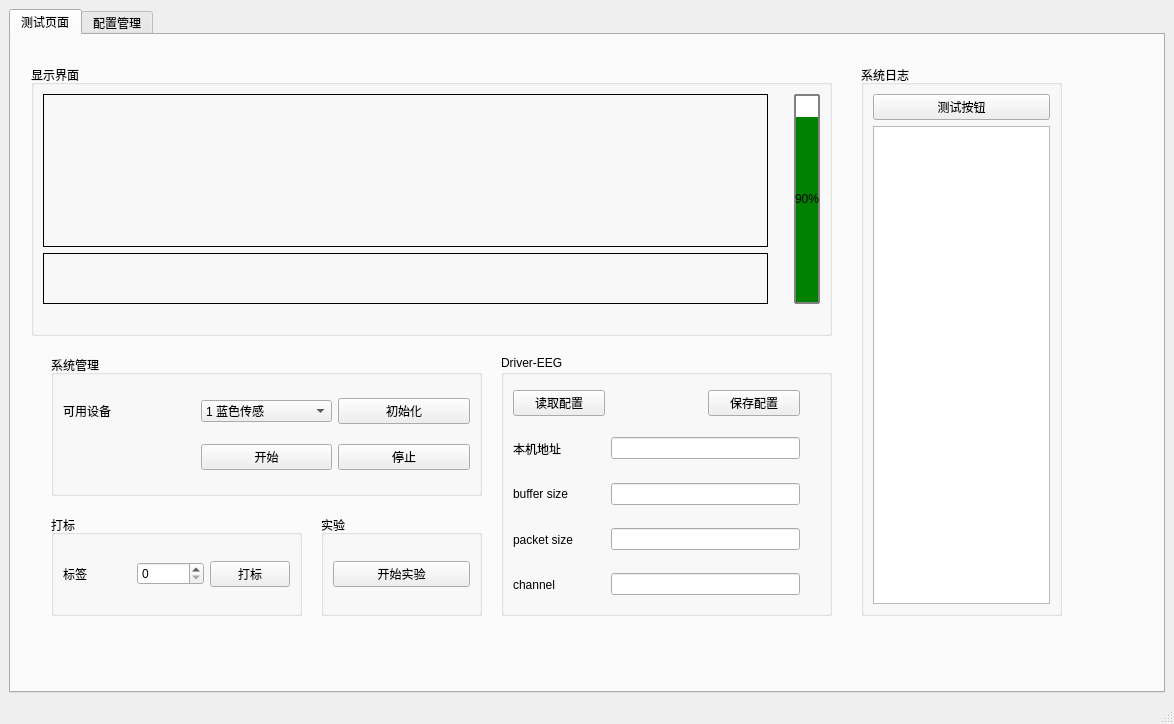
<?xml version="1.0" encoding="UTF-8"?>
<ui version="4.0">
 <class>MainWindow</class>
 <widget class="QMainWindow" name="MainWindow">
  <property name="geometry">
   <rect>
    <x>0</x>
    <y>0</y>
    <width>1174</width>
    <height>724</height>
   </rect>
  </property>
  <property name="windowTitle">
   <string>MainWindow</string>
  </property>
  <widget class="QWidget" name="centralwidget">
   <layout class="QGridLayout" name="gridLayout">
    <item row="0" column="0">
     <widget class="QTabWidget" name="tabWidget">
      <property name="currentIndex">
       <number>0</number>
      </property>
      <widget class="QWidget" name="tab">
       <attribute name="title">
        <string>测试页面</string>
       </attribute>
       <widget class="QGroupBox" name="groupBox">
        <property name="geometry">
         <rect>
          <x>40</x>
          <y>320</y>
          <width>431</width>
          <height>141</height>
         </rect>
        </property>
        <property name="title">
         <string>系统管理</string>
        </property>
        <layout class="QGridLayout" name="gridLayout_7">
         <item row="0" column="0">
          <widget class="QLabel" name="label">
           <property name="text">
            <string>可用设备</string>
           </property>
          </widget>
         </item>
         <item row="0" column="1">
          <widget class="QComboBox" name="p1_comboBox_driver">
           <item>
            <property name="text">
             <string>1 蓝色传感</string>
            </property>
           </item>
          </widget>
         </item>
         <item row="0" column="2">
          <widget class="QPushButton" name="p1_pushButton_init">
           <property name="text">
            <string>初始化</string>
           </property>
          </widget>
         </item>
         <item row="1" column="1">
          <widget class="QPushButton" name="p1_pushButton_start">
           <property name="text">
            <string>开始</string>
           </property>
          </widget>
         </item>
         <item row="1" column="2">
          <widget class="QPushButton" name="p1_pushButton_stop">
           <property name="text">
            <string>停止</string>
           </property>
          </widget>
         </item>
        </layout>
       </widget>
       <widget class="QGroupBox" name="groupBox_2">
        <property name="geometry">
         <rect>
          <x>850</x>
          <y>30</y>
          <width>201</width>
          <height>551</height>
         </rect>
        </property>
        <property name="title">
         <string>系统日志</string>
        </property>
        <layout class="QGridLayout" name="gridLayout_2">
         <item row="1" column="0">
          <widget class="QTextBrowser" name="p1_textBrowser_log"/>
         </item>
         <item row="0" column="0">
          <widget class="QPushButton" name="p1_pushButton_test">
           <property name="text">
            <string>测试按钮</string>
           </property>
          </widget>
         </item>
        </layout>
       </widget>
       <widget class="QGroupBox" name="groupBox_3">
        <property name="geometry">
         <rect>
          <x>20</x>
          <y>30</y>
          <width>801</width>
          <height>271</height>
         </rect>
        </property>
        <property name="title">
         <string>显示界面</string>
        </property>
        <layout class="QGridLayout" name="gridLayout_3" rowstretch="3,1,0">
         <item row="1" column="0">
          <widget class="QCustomPlot" name="p1_pustomplot_trigger" native="true">
           <property name="styleSheet">
            <string notr="true">border: 1px solid black;</string>
           </property>
          </widget>
         </item>
         <item row="2" column="0">
          <spacer name="horizontalSpacer">
           <property name="orientation">
            <enum>Qt::Horizontal</enum>
           </property>
           <property name="sizeHint" stdset="0">
            <size>
             <width>40</width>
             <height>20</height>
            </size>
           </property>
          </spacer>
         </item>
         <item row="0" column="0">
          <widget class="QCustomPlot" name="p1_pustomplot_raw" native="true">
           <property name="styleSheet">
            <string notr="true">border: 1px solid black;</string>
           </property>
          </widget>
         </item>
         <item row="0" column="1">
          <spacer name="verticalSpacer">
           <property name="orientation">
            <enum>Qt::Vertical</enum>
           </property>
           <property name="sizeHint" stdset="0">
            <size>
             <width>20</width>
             <height>150</height>
            </size>
           </property>
          </spacer>
         </item>
         <item row="1" column="1">
          <spacer name="verticalSpacer_2">
           <property name="orientation">
            <enum>Qt::Vertical</enum>
           </property>
           <property name="sizeHint" stdset="0">
            <size>
             <width>20</width>
             <height>48</height>
            </size>
           </property>
          </spacer>
         </item>
         <item row="0" column="2" rowspan="2">
          <widget class="QProgressBar" name="progressBar_battery">
           <property name="layoutDirection">
            <enum>Qt::LeftToRight</enum>
           </property>
           <property name="styleSheet">
            <string notr="true">
QProgressBar{
    border: 2px solid grey;
    border-radius: 1px;
    text-align: center
}

QProgressBar::chunk {
    background-color: green;
}
</string>
           </property>
           <property name="value">
            <number>90</number>
           </property>
           <property name="alignment">
            <set>Qt::AlignBottom|Qt::AlignJustify</set>
           </property>
           <property name="textVisible">
            <bool>true</bool>
           </property>
           <property name="orientation">
            <enum>Qt::Vertical</enum>
           </property>
           <property name="invertedAppearance">
            <bool>false</bool>
           </property>
           <property name="textDirection">
            <enum>QProgressBar::TopToBottom</enum>
           </property>
          </widget>
         </item>
        </layout>
       </widget>
       <widget class="QGroupBox" name="groupBox_p1_trigger">
        <property name="geometry">
         <rect>
          <x>40</x>
          <y>480</y>
          <width>251</width>
          <height>101</height>
         </rect>
        </property>
        <property name="title">
         <string>打标</string>
        </property>
        <layout class="QGridLayout" name="gridLayout_4">
         <item row="0" column="0">
          <widget class="QLabel" name="p1_label_host_2">
           <property name="text">
            <string>标签</string>
           </property>
          </widget>
         </item>
         <item row="0" column="1">
          <widget class="QSpinBox" name="p1_spinBox_trigger"/>
         </item>
         <item row="0" column="2">
          <widget class="QPushButton" name="p1_pushButton_trigger">
           <property name="text">
            <string>打标</string>
           </property>
          </widget>
         </item>
        </layout>
       </widget>
       <widget class="QGroupBox" name="groupBox_4">
        <property name="geometry">
         <rect>
          <x>310</x>
          <y>480</y>
          <width>161</width>
          <height>101</height>
         </rect>
        </property>
        <property name="title">
         <string>实验</string>
        </property>
        <layout class="QGridLayout" name="gridLayout_5">
         <item row="0" column="0">
          <widget class="QPushButton" name="p1_pushButton_exp">
           <property name="text">
            <string>开始实验</string>
           </property>
          </widget>
         </item>
        </layout>
       </widget>
       <widget class="QGroupBox" name="groupBox_setting">
        <property name="geometry">
         <rect>
          <x>490</x>
          <y>320</y>
          <width>331</width>
          <height>261</height>
         </rect>
        </property>
        <property name="title">
         <string>Driver-EEG</string>
        </property>
        <layout class="QGridLayout" name="gridLayout_6">
         <item row="0" column="2">
          <widget class="QPushButton" name="p1_pushButton_save">
           <property name="text">
            <string>保存配置</string>
           </property>
          </widget>
         </item>
         <item row="0" column="3">
          <spacer name="verticalSpacer_3">
           <property name="orientation">
            <enum>Qt::Vertical</enum>
           </property>
           <property name="sizeHint" stdset="0">
            <size>
             <width>20</width>
             <height>20</height>
            </size>
           </property>
          </spacer>
         </item>
         <item row="1" column="0">
          <widget class="QLabel" name="p1_label_host">
           <property name="text">
            <string>本机地址</string>
           </property>
          </widget>
         </item>
         <item row="1" column="1" colspan="2">
          <widget class="QLineEdit" name="p1_textEdit_ip"/>
         </item>
         <item row="1" column="3">
          <spacer name="verticalSpacer_4">
           <property name="orientation">
            <enum>Qt::Vertical</enum>
           </property>
           <property name="sizeHint" stdset="0">
            <size>
             <width>20</width>
             <height>32</height>
            </size>
           </property>
          </spacer>
         </item>
         <item row="2" column="0">
          <widget class="QLabel" name="p1_label_buffer_size">
           <property name="text">
            <string>buffer size</string>
           </property>
          </widget>
         </item>
         <item row="2" column="1" colspan="2">
          <widget class="QLineEdit" name="p1_textEdit_buffer_size"/>
         </item>
         <item row="2" column="3">
          <spacer name="verticalSpacer_5">
           <property name="orientation">
            <enum>Qt::Vertical</enum>
           </property>
           <property name="sizeHint" stdset="0">
            <size>
             <width>20</width>
             <height>32</height>
            </size>
           </property>
          </spacer>
         </item>
         <item row="3" column="0">
          <widget class="QLabel" name="p1_label_packet_size">
           <property name="text">
            <string>packet size</string>
           </property>
          </widget>
         </item>
         <item row="3" column="1" colspan="2">
          <widget class="QLineEdit" name="p1_textEdit_packet_size"/>
         </item>
         <item row="3" column="3">
          <spacer name="verticalSpacer_6">
           <property name="orientation">
            <enum>Qt::Vertical</enum>
           </property>
           <property name="sizeHint" stdset="0">
            <size>
             <width>20</width>
             <height>31</height>
            </size>
           </property>
          </spacer>
         </item>
         <item row="4" column="0">
          <widget class="QLabel" name="p1_label_channel">
           <property name="text">
            <string>channel</string>
           </property>
          </widget>
         </item>
         <item row="4" column="1" colspan="2">
          <widget class="QLineEdit" name="p1_textEdit_channel"/>
         </item>
         <item row="4" column="3">
          <spacer name="verticalSpacer_7">
           <property name="orientation">
            <enum>Qt::Vertical</enum>
           </property>
           <property name="sizeHint" stdset="0">
            <size>
             <width>20</width>
             <height>32</height>
            </size>
           </property>
          </spacer>
         </item>
         <item row="0" column="0">
          <widget class="QPushButton" name="p1_pushButton_load">
           <property name="text">
            <string>读取配置</string>
           </property>
          </widget>
         </item>
        </layout>
       </widget>
      </widget>
      <widget class="QWidget" name="tab_2">
       <attribute name="title">
        <string>配置管理</string>
       </attribute>
      </widget>
     </widget>
    </item>
   </layout>
  </widget>
  <widget class="QStatusBar" name="statusbar"/>
 </widget>
 <customwidgets>
  <customwidget>
   <class>QCustomPlot</class>
   <extends>QWidget</extends>
   <header location="global">qcustomplot.h</header>
   <container>1</container>
  </customwidget>
 </customwidgets>
 <resources/>
 <connections/>
</ui>
